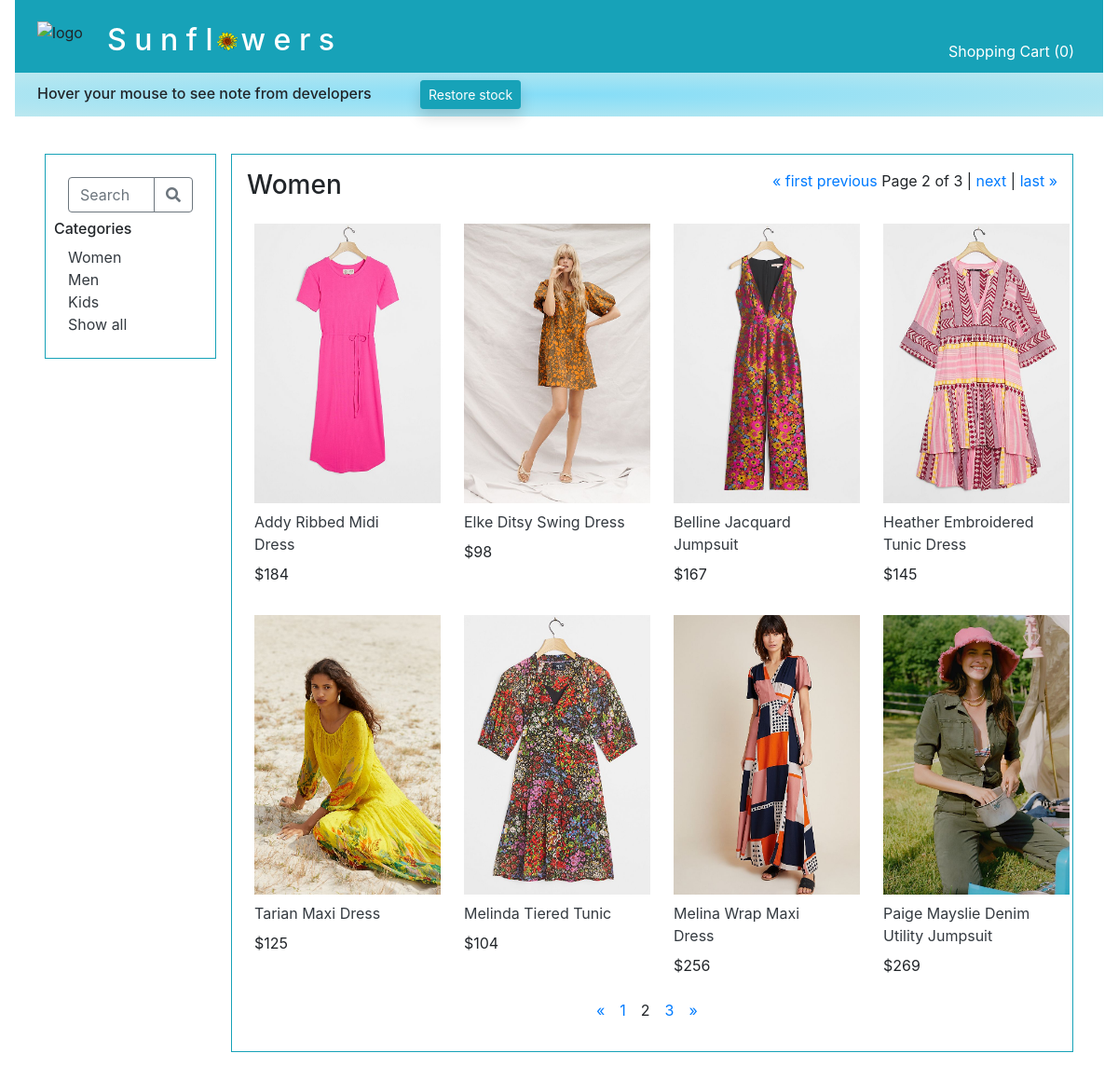
/product/category/1?page=2, run on the app's committed database.
### main/models.py (models this page shows, shortened)
class Category(models.Model):
    name = models.CharField(max_length=255)
    cat_photo = models.ImageField(upload_to='categories', blank=True)

class Photo(models.Model):
    img = models.ImageField(upload_to='products', blank=True)
    type_of_photo = models.ForeignKey(
        PhotoType,
        related_name='photos_included',
        on_delete=models.CASCADE
    )
    for_product = models.ForeignKey(
        Product,
        related_name='photos',
        on_delete=models.CASCADE
    )

class Product(models.Model):
    name = models.CharField(max_length=255, default="")
    desc= models.TextField(default="")
    quantity_purchased = models.IntegerField(default=0)
    quantity_sold = models.IntegerField(default=0)
    quantity_available = models.IntegerField(default=0)
    temp_quan_avail = models.IntegerField(default=0)
    unit_price=models.DecimalField(max_digits=5, decimal_places=0)
    category = models.ForeignKey(
        Category,
        related_name='products_included',
        on_delete=models.CASCADE
    )
    objects = ClassManager()

### main/views.py (the view)
# urls.py: path('product/category/<int:cat_id>', views.display_category),
def display_category(request, cat_id, sort_by="no_sort" ):
    product_list = Product.objects.filter(category_id=cat_id).exclude(temp_quan_avail=0)
    if sort_by == "price":
        products_by_price = product_list.order_by("unit_price")
        product_list = products_by_price
    if sort_by == "popularity":
        products_by_popularity = product_list.order_by("-quantity_available")
        product_list = products_by_popularity
    page = request.GET.get('page', 1)
    paginator = Paginator(product_list, 8)
    try:
        all_products = paginator.page(page)
    except PageNotAnInteger:
        all_products = paginator.page(1)
    except EmptyPage:
        all_products = paginator.page(paginator.num_pages)
    page_number = request.GET.get('page')
    page_obj = paginator.get_page(page_number)
    if "cart_dict" not in request.session:
        quantity_in_cart = 0
    else:
        quantity_in_cart = 0
        for key in request.session["cart_dict"]:
            quantity_in_cart += request.session["cart_dict"][key]
    products_in_this_category = Product.objects.filter(category_id=cat_id)
    for each_product in products_in_this_category:
        photos = Photo.objects.filter(for_product = each_product)
        for photo in photos:
            if photo.type_of_photo_id == 1:
                photo.type_of_photo_id = 2
                photo.save()
        first_photo = photos.first()
        first_photo.type_of_photo_id = 1
        first_photo.save()
    context = {
        "all_categories": Category.objects.all(),
        "this_category": Category.objects.get(id=cat_id),
        "all_products": all_products,
        "all_photos": Photo.objects.all(),
        "paginator": paginator,
        'page_obj': page_obj,
        "quantity_in_cart": quantity_in_cart,
    }
    return render(request, '_2_shop_category.html', context)

### main/templates/_2_shop_category.html (shortened to what this page needs)
<!DOCTYPE html>
<html lang="en">
<head>
    {% include "_0_head_tags.html" %}
</head>
<body>
    <div id="container">
        {% include "_0_top_nav_bar.html" %}
        {% include "_0_left_nav_bar.html" %}
        <div class="col border border-info p-3">
            <div class="row">
                <div class="col-6 h3">{{ this_category.name }}</div>
                <div class="col text-right mb-1">
                    <span class="step-links">
                        {% if page_obj.has_previous %}
                        <a href="?page=1">&laquo; first</a>
                        <a href="?page={{ page_obj.previous_page_number }}">previous</a>
                        {% endif %}
                        <span class="current">
                            Page {{ page_obj.number }} of {{ page_obj.paginator.num_pages }} |
                        </span>
                        {% if page_obj.has_next %}
                        <a href="?page={{ page_obj.next_page_number }}">next</a> |
                        <a href="?page={{ page_obj.paginator.num_pages }}">last &raquo;</a>
                        {% endif %}
                    </span>
                </div>
            </div>
            <div style="min-width:800px;" class="row mt-2">
                {% for product in all_products %}
                {% if product.category_id == this_category.id and product.temp_quan_avail > 0 %}
                <div class="col-3">
                    {% for photo in all_photos %}
                    {% if photo.type_of_photo_id == 1 and photo.for_product_id == product.id %}
                    <div class="row m-2"><img class="" width="200" src="{{ photo.img.url }}"></div>
                    {% endif %}
                    {% endfor %}
                    <a class="row text-dark m-2" href="/product/category/{{ this_category.id }}/item/{{ product.id }}">{{ product.name }}</a>
                    <div class="row mb-4">
                        <div class="col m-2t ml-2">${{ product.unit_price }}</div>
                    </div>
                </div>
                {% endif %}
                {% endfor %}
            </div>
            <div class="row">
                <div class="col-4 offset-5 text-center">
                    {% if all_products.has_other_pages %}
                    <ul class="pagination">
                        {% if all_products.has_previous %}
                        <li><a href="?page={{ all_products.previous_page_number }}">&laquo;</a></li>
                        {% else %}
                        <li class="disabled"><span>&laquo;</span></li>
                        {% endif %}
                        {% for i in all_products.paginator.page_range %}
                        {% if all_products.number == i %}
                        <li class="active ml-3"><span>{{ i }} <span class="sr-only">(current)</span> </span></li>
                        {% else %}
                        <li><a class="ml-3" href="?page={{ i }}">{{ i }}</a></li>
                        {% endif %}
                        {% endfor %}
                        {% if all_products.has_next %}
                        <li><a class="ml-3" href="?page={{ all_products.next_page_number }}">&raquo;</a></li>
                        {% else %}
                        <li class="disabled"><span>&raquo;</span></li>
                        {% endif %}
                    </ul>
                    {% endif %}
                </div>
            </div>
        </div>
    </div>
</body>
</html>

### main/templates/_0_left_nav_bar.html (shortened to what this page needs)
<!DOCTYPE html>
<html lang="en">
<link rel="stylesheet" href="main/static/projectStyle.css">
<head>
    {% load static %}
    <link rel="stylesheet" href="{% static 'projectStyle.css' %}">
</head>
<body>
    <div class="row mx-3">
        <div id="side" class="col-sm-auto mr-3  border-info p-3">
    <div id="left_nav_bar" class="row mx-3">
        <div class=" col-2 mr-3 border border-info p-4"
        style="height: 220px;"
        >
        <div class="row mb-2">
            <div class="col ">
                <form style="display:inline" class="m-0" action="{% url 'search' %}" method="GET">
                <div class="input-group">
                        <input name="search" class="form-control border-secondary py-2" type="text" placeholder="Search">
                    <div class="input-group-append">
                        <button class="btn btn-outline-secondary" type="submit">
                            <i class="fa fa-search"></i>
                        </button>
                    </div>
                </form>
                </div>
            </div>
        </div>
        <div class="row h6">Categories</div>
        {% for category in all_categories %}
        <a class="text-dark" href="/product/category/{{ category.id }}">{{ category.name }}</a><br>
        {% endfor %}
        <a class="text-dark" href="/">Show all</a>
    </div>
</body>
</html>

### main/templates/_0_left_nav_bar.html (style rules this page uses)
#side { height: fit-content; overflow-wrap: break-word; }

### data on the page
Category: name "Women"
Category: name "Men"
Category: name "Kids"
Product: name "Addy Ribbed Midi Dress", unit_price "184"
Photo: img (picture)
Product: name "Elke Ditsy Swing Dress", unit_price "98"
Photo: img (picture)
Product: name "Belline Jacquard Jumpsuit", unit_price "167"
Photo: img (picture)
Product: name "Heather Embroidered Tunic Dress", unit_price "145"
Photo: img (picture)
Product: name "Tarian Maxi Dress", unit_price "125"
Photo: img (picture)
Product: name "Melinda Tiered Tunic", unit_price "104"
Photo: img (picture)
Product: name "Melina Wrap Maxi Dress", unit_price "256"
Photo: img (picture)
Product: name "Paige Mayslie Denim Utility Jumpsuit", unit_price "269"
Photo: img (picture)

### other printed values
{{ quantity_in_cart }} "0"
{{ page_obj.number }} "2"
{{ page_obj.paginator.num_pages }} "3"
{{ i }} "1" "3"
{{ i }} "2"
